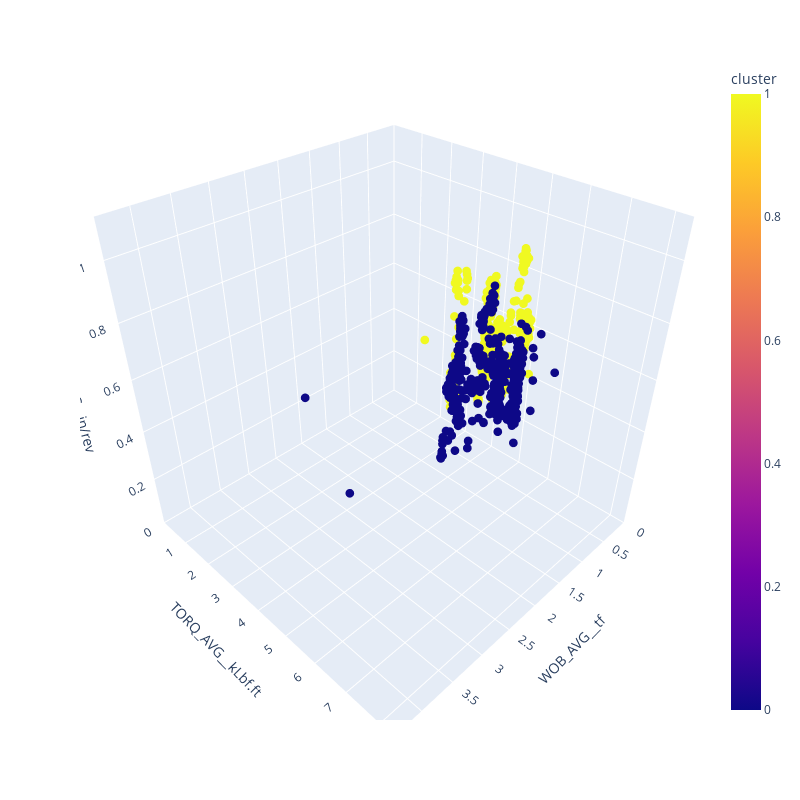

Write notebook code for a chart like this one.
### Code cell
df = perform_kmeans(df, ['WOB_AVG__tf', 'TORQ_AVG__kLbf.ft',
                         'DOC__in/rev'], k=2)
plot_3d_scatter(df, 'WOB_AVG__tf', 'TORQ_AVG__kLbf.ft',
                'DOC__in/rev', 'cluster')
df.to_csv('data_original_cluster.csv', index=None)
df.columns

### Figure 1 — Plotly figure (JSON) as saved in the notebook; plotly's stock layout.template omitted (floating-point values rounded to 4 significant figures; data arrays with more than 128 entries replaced by an {"elided": "..."} marker saying what was removed)
{"data": [{"hovertemplate": "WOB_AVG__tf=%{x}<br>TORQ_AVG__kLbf.ft=%{y}<br>DOC__in/rev=%{z}<br>cluster=%{marker.color}<extra></extra>", "legendgroup": "", "marker": {"color": {"elided": "956 int values"}, "coloraxis": "coloraxis", "size": 3, "symbol": "circle"}, "mode": "markers", "name": "", "scene": "scene", "showlegend": false, "type": "scatter3d", "x": {"elided": "956 float values"}, "y": {"elided": "956 float values"}, "z": {"elided": "956 float values"}}], "layout": {"coloraxis": {"colorbar": {"title": {"text": "cluster"}}, "colorscale": [[0, "#0d0887"], [0.1111, "#46039f"], [0.2222, "#7201a8"], [0.3333, "#9c179e"], [0.4444, "#bd3786"], [0.5556, "#d8576b"], [0.6667, "#ed7953"], [0.7778, "#fb9f3a"], [0.8889, "#fdca26"], [1, "#f0f921"]]}, "height": 800, "legend": {"tracegroupgap": 0}, "margin": {"t": 60}, "scene": {"domain": {"x": [0, 1], "y": [0, 1]}, "xaxis": {"range": [0, 4.416], "title": {"text": "WOB_AVG__tf"}}, "yaxis": {"range": [0, 8.4], "title": {"text": "TORQ_AVG__kLbf.ft"}}, "zaxis": {"range": [0, 1.128], "title": {"text": "DOC__in/rev"}}}, "width": 800}}
